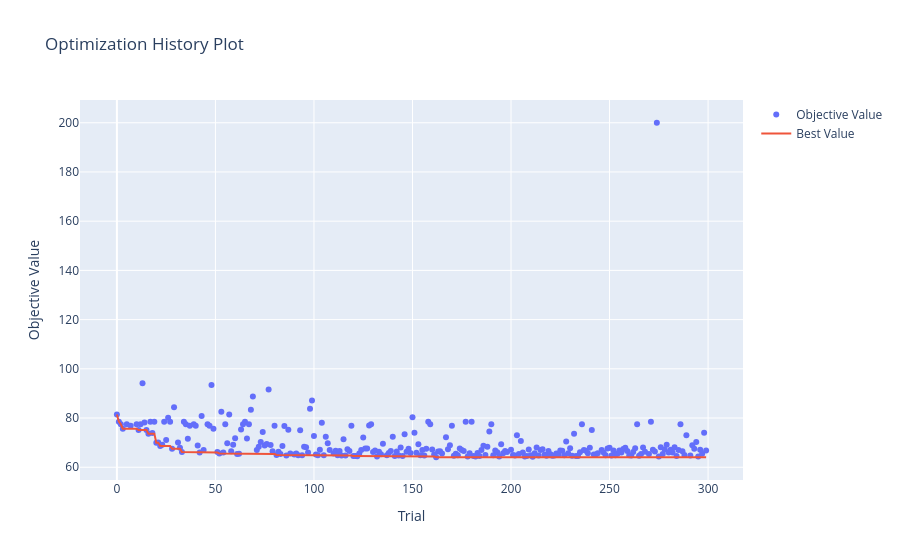

Notebook cell for this chart:
### Code cell
plot_optimization_history(xgb_study)

### Figure 1 — Plotly figure (JSON) as saved in the notebook; plotly's stock layout.template omitted (floating-point values rounded to 4 significant figures; data arrays with more than 128 entries replaced by an {"elided": "..."} marker saying what was removed)
{"data": [{"mode": "markers", "name": "Objective Value", "type": "scatter", "x": {"elided": "300 int values"}, "y": {"elided": "300 float values"}}, {"mode": "lines", "name": "Best Value", "type": "scatter", "x": {"elided": "300 int values"}, "y": {"elided": "300 float values"}}, {"marker": {"color": "#cccccc"}, "mode": "markers", "name": "Infeasible Trial", "showlegend": false, "type": "scatter", "x": [], "y": []}], "layout": {"title": {"text": "Optimization History Plot"}, "xaxis": {"title": {"text": "Trial"}}, "yaxis": {"title": {"text": "Objective Value"}}}}
